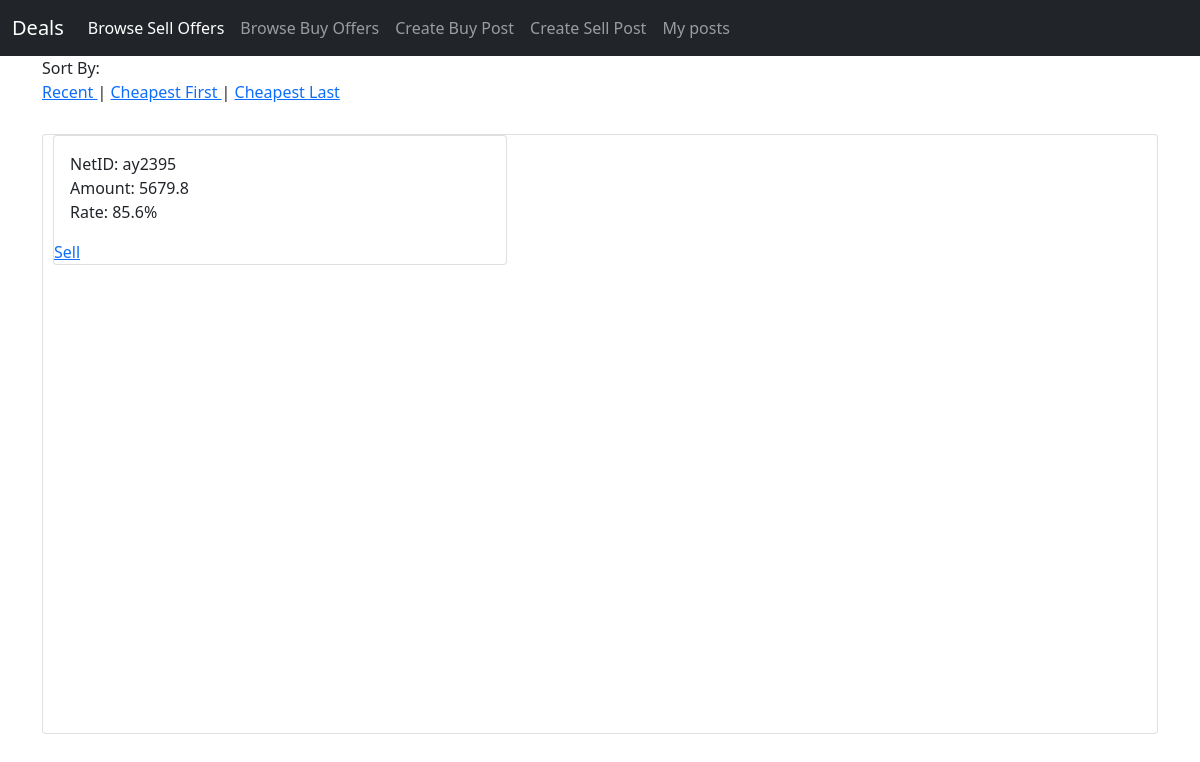
The page /market/sell (signed in) on the database as committed earlier.
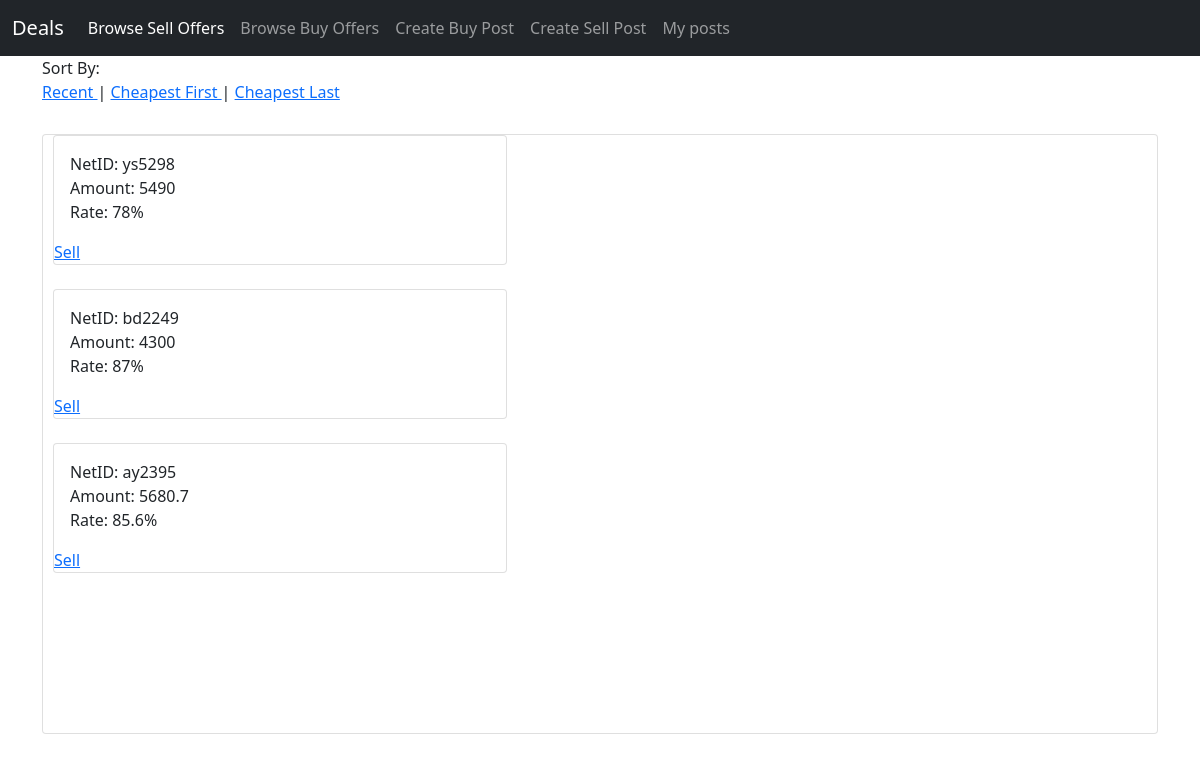
The same page on the database as committed later.
### tables this page shows
CREATE TABLE sell_posts (
                                            post_id integer PRIMARY KEY AUTOINCREMENT,
                                            net_id text,
                                            amount text,
                                            rate text
                                        );

### app.py (the view)
@app.route('/market/sell')
def market_sell():
    sort = request.args.get('sort')
    sell_posts = getSellPosts(sort)
    if not session.get("netId"):
        return redirect('/')
    username = session.get('netId')
    password = session.get('password')
    if sell_posts is None:
        sell_posts = []
    if login(username, password):
        return render_template("posts/browse_sell.html", sell_posts=sell_posts)
    else:
        return redirect('/')

### database.py (called while the page is built)
def open():
    global database
    global database_cursor
    database = sqlite3.connect("maindb.db", uri=True, check_same_thread=False)
    database_cursor = database.cursor()

def close():
    database_cursor.close()

def login(netid, password):
    open()
    database_cursor.execute("SELECT * FROM users WHERE net_id =? and password=?", (netid, password))
    user = database_cursor.fetchall()
    close()
    if user is None or len(user) <= 0:
        return False  # the user is not registered
    else:
        return True  # the user logged in successfully

def getSellPosts(sort):
    open()
    if sort == "cheap_first":
        return database_cursor.execute("SELECT * FROM sell_posts ORDER BY rate ASC").fetchall()
    elif sort == "cheap_last":
        return database_cursor.execute("SELECT * FROM sell_posts ORDER BY rate DESC").fetchall()
    else:
        return database_cursor.execute("SELECT * FROM sell_posts ORDER BY post_id DESC").fetchall()

### templates/posts/browse_sell.html (shortened to what this page needs)
<!DOCTYPE html>
    <link href="https://cdn.jsdelivr.net/npm/bootstrap@5.0.2/dist/css/bootstrap.min.css" rel="stylesheet">
<body >
  <nav class="navbar navbar-expand-lg navbar-dark bg-dark">
    <div class="container-fluid">
      <a class="navbar-brand" href="/market/buy">Deals</a>
      <div class="collapse navbar-collapse" id="navbarSupportedContent">
        <ul class="navbar-nav me-auto mb-2 mb-lg-0">
            <li class="nav-item">
            <a class="nav-link active" aria-current="page" href="/market/sell">Browse Sell Offers</a>
          </li>
            <li class="nav-item">
            <a class="nav-link " aria-current="page" href="/market/buy">Browse Buy Offers</a>
          </li>
          <li class="nav-item">
            <a class="nav-link " aria-current="page" href="/create/buy">Create Buy Post</a>
          </li>
          <li class="nav-item">
            <a class="nav-link " aria-current="page" href="/create/sell">Create Sell Post</a>
          </li>
          <li class="nav-item">
            <a class="nav-link" aria-current="page" href="/my_posts">My posts</a>
          </li>
        </ul>
      </div>
    </div>
  </nav>
    <div class="container" >
        Sort By: </br><a href="/market/sell?sort=recent">Recent </a>|
        <a href="/market/sell?sort=cheap_first"> Cheapest First </a>|
        <a href="/market/sell?sort=cheap_last"> Cheapest Last</a>
      <div class="card" style="margin-top: 30px; height:600px;">
                {% for post in sell_posts %}
                <div class="postcontainer col-5" style="padding-left:10px" postid='post3456'>
                <div class="card">
                    <div class="card-body">
                        <div class="text">NetID: {{ post[1] }}</div>
                        <div class="text">Amount: {{ post[2] }}</div>
                        <div class="text">Rate: {{ post[3] }}%</div>
                    </div>
                    <div class="form-group block">
                        <a href ="mailto:{{post[1]}}@nyu.edu?subject=[DealAD] I will sell you Falcon Dirhams&body=Hello, I'm interested in selling my Falcon Dirham. Let me know if you would like to buy.">Sell</a>
                </div>
                </div>
                </div>
          {% endfor %}
      </div>
</div>
</body>
</html>

Rows that differ between the two databases and show on the page:
added sell_posts: net "ys5298", amount "5490", rate "78"
added sell_posts: net "bd2249", amount "4300", rate "87"
changed sell_posts "ay2395": amount "5679.8" → "5680.7"
